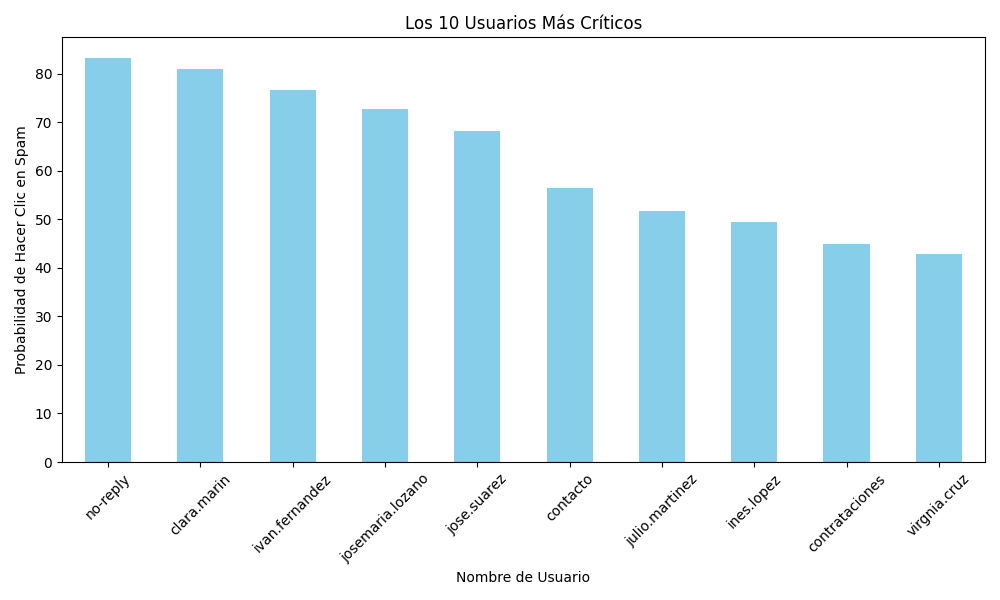

The Python source for this figure:
import sqlite3
import pandas as pd
import matplotlib.pyplot as plt

# Conectar con la base de datos SQLite
conn = sqlite3.connect('datos.db')

# Leer los datos relevantes de la base de datos
# Seleccionamos los el id_usuario, el si la contraseña es segura o no y la probabilidad de
# que un usuario clique en un email de phishing de todos los que recibe
df = pd.read_sql_query('''SELECT u.nombre_usuario,u.id_usuario, u.contrasena_segura, (CAST(e.cliclados as float)/e.phishing)*100 as probabilidad_spam
                          FROM usuarios u
                          INNER JOIN emails e ON u.id_usuario = e.id_usuario
                          ''', conn)

# Identificar usuarios con contraseñas débiles
usuarios_debiles = df[df['contrasena_segura']==0]

# Seleccionar los 10 usuarios más críticos (con contraseñas débiles y alta probabilidad de spam)
usuarios_criticos = usuarios_debiles.nlargest(10, 'probabilidad_spam')
#print(usuarios_criticos)

# Graficar los resultados
plt.figure(figsize=(10, 6))
usuarios_criticos.set_index('nombre_usuario')['probabilidad_spam'].plot(kind='bar', color='skyblue')
plt.title('Los 10 Usuarios Más Críticos')
plt.xlabel('Nombre de Usuario')
plt.ylabel('Probabilidad de Hacer Clic en Spam')
plt.xticks(rotation=45)
plt.tight_layout()
plt.show()
